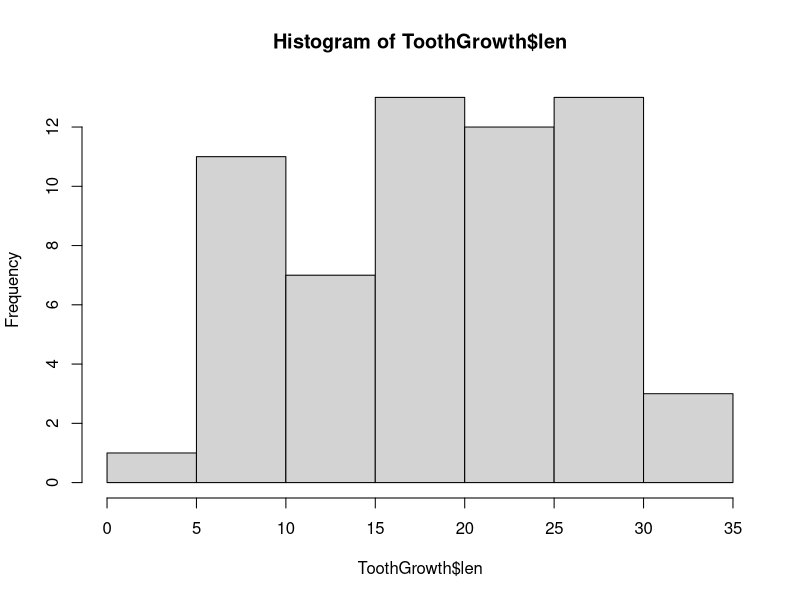
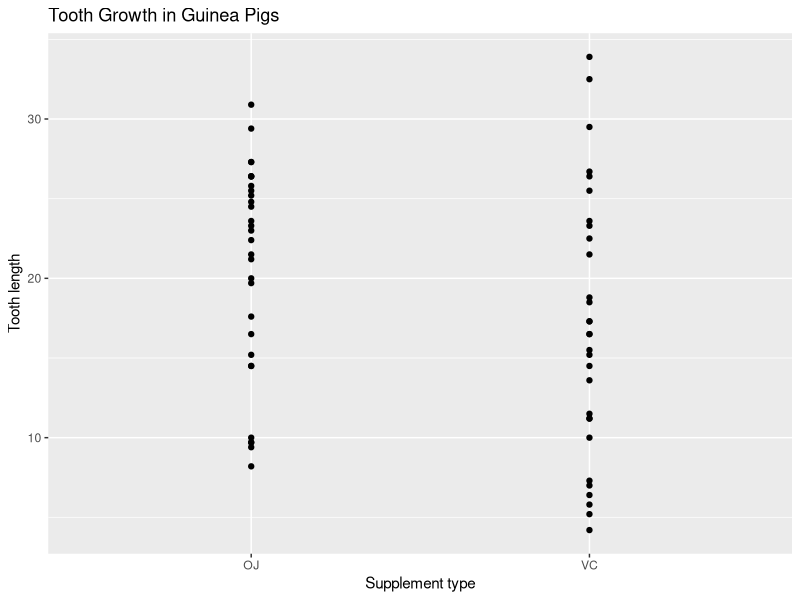

The R script that drew these images, in order: (Note: this script raises an error after producing the figures.)
#Libraries
library(ggplot2)
library(GGally)

#Analyse of data
?ToothGrowth
data("ToothGrowth")
View(ToothGrowth)
str(ToothGrowth)
summary(ToothGrowth)

#Histogram
hist(ToothGrowth$len)

#Boxplot
qplot(supp,
      len,
      data = ToothGrowth,
      main = "Tooth Growth in Guinea Pigs",
      xlab = "Supplement type",
      ylab = "Tooth length")
+ geom_boxplot(aes(fill = supp))


#We'll use T-Test to compare the mean of two supplement, but firts we need test the suppositions o T-Test
# One of suppositions of T-Test is that residual variance is homogeneous, to prove this supposition, we'll use F-Test
#where H0 is that mean extract of a normally distributed population have the same variance
var.test(len ~ supp, data = ToothGrowth)

#p-value > 0.05, so don't have difference between the variance of two groups

#Now we'll see if the distribution is normally distributed using Shapiro-Wilk Test
shapiro.test(ToothGrowth$len[ToothGrowth$supp == 'OJ'])
shapiro.test(ToothGrowth$len[ToothGrowth$supp == 'VC'])

#The p-value of supp OJ is < 0.05, so we need reject H0 (the distribuition is normal)
# Is the dosage of the supplement what really makes the difference and not the type of supplement?

#For this, we will use the ANOVA test
dose_0.5 = ToothGrowth$len[ToothGrowth$dose == 0.5]
dose_1 = ToothGrowth$len[ToothGrowth$dose == 1]
dose_2 = ToothGrowth$len[ToothGrowth$dose == 2]

#Shapiro-Wilk Test to verify distribution
shapiro.test(dose_0.5)
shapiro.test(dose_1)
shapiro.test(dose_2)

#In three cases, p-value > 0.05, so the three sample show normal distribution

#ANOVA Test
anova_test <- aov(len ~ dose, data = ToothGrowth)
summary(anova_test)

#So, we can conclude that supplement don't affect the lenght of tooth pigs, but rather the dosage of supplement